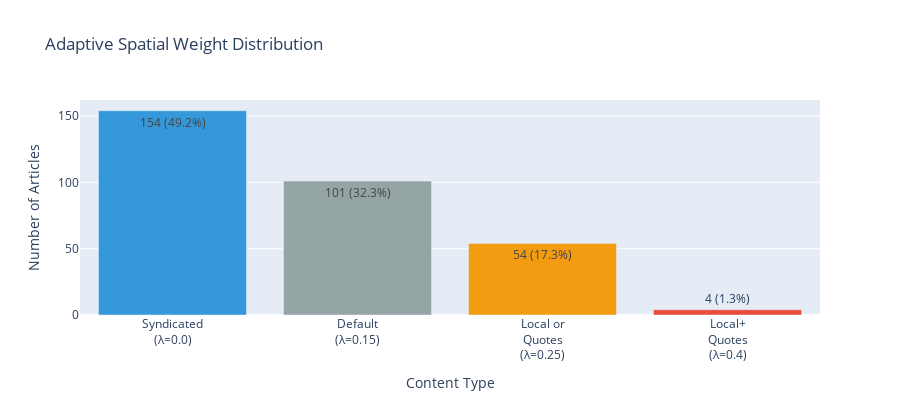

The code cell stored with this chart in its notebook:
### Code cell
from adaptive_weighting import AdaptiveWeightCalculator
import plotly.graph_objects as go

print("\n" + "="*80)
print("🔧 ADAPTIVE SPATIAL WEIGHTING")
print("="*80)

print("\n💡 Key Innovation:")
print("   Fixed λ=0.15 treats all content the same.")
print("   Adaptive λ adjusts based on content type:")
print("     • Syndicated wire content → λ=0.0 (geography irrelevant)")
print("     • Local news with quotes → λ=0.4 (strong regional focus)")
print("     • Mixed/default → λ=0.15 (balanced)")

# Initialize calculator
weight_calculator = AdaptiveWeightCalculator()

# Calculate adaptive weights
df_enriched['lambda_spatial'] = weight_calculator.calculate_all_lambdas(df_enriched)

# Show distribution
print(f"\n📊 Adaptive Weight Statistics:")
lambda_dist = df_enriched['lambda_spatial'].value_counts().sort_index()
for lambda_val, count in lambda_dist.items():
    pct = 100 * count / len(df_enriched)
    if lambda_val == 0.0:
        label = "Syndicated"
    elif lambda_val == 0.4:
        label = "Local+Quotes"
    elif lambda_val == 0.25:
        label = "Local or Quotes"
    else:
        label = "Default"
    print(f"  λ={lambda_val:.2f} ({label:15s}): {count:3d} articles ({pct:5.1f}%)")

print(f"\n📈 Mean adaptive weight: {df_enriched['lambda_spatial'].mean():.3f}")

# Visualize distribution
if ENABLE_ADVANCED_VIZ:
    lambda_counts = [
        (df_enriched['lambda_spatial'] == 0.0).sum(),
        (df_enriched['lambda_spatial'] == 0.15).sum(),
        (df_enriched['lambda_spatial'] == 0.25).sum(),
        (df_enriched['lambda_spatial'] == 0.4).sum(),
    ]
    
    fig_weights = go.Figure(data=[
        go.Bar(
            x=['Syndicated<br>(λ=0.0)', 'Default<br>(λ=0.15)', 'Local or<br>Quotes<br>(λ=0.25)', 'Local+<br>Quotes<br>(λ=0.4)'],
            y=lambda_counts,
            marker_color=['#3498db', '#95a5a6', '#f39c12', '#e74c3c'],
            text=[
                f"{lambda_counts[0]} ({100*lambda_counts[0]/len(df_enriched):.1f}%)",
                f"{lambda_counts[1]} ({100*lambda_counts[1]/len(df_enriched):.1f}%)",
                f"{lambda_counts[2]} ({100*lambda_counts[2]/len(df_enriched):.1f}%)",
                f"{lambda_counts[3]} ({100*lambda_counts[3]/len(df_enriched):.1f}%)",
            ],
            textposition='auto'
        )
    ])
    
    fig_weights.update_layout(
        title='Adaptive Spatial Weight Distribution',
        xaxis_title='Content Type',
        yaxis_title='Number of Articles',
        height=400,
        showlegend=False
    )
    
    fig_weights.show()

# Sample articles by category
print("\n📰 Sample Articles by Category:")

syndicated = df_enriched[df_enriched['lambda_spatial'] == 0.0]
if len(syndicated) > 0:
    print(f"\n  Syndicated (λ=0.0): {len(syndicated)} articles")
    for idx, row in syndicated.head(3).iterrows():
        print(f"    • {row['source']}: {row['title'][:70]}...")

local_quotes = df_enriched[df_enriched['lambda_spatial'] == 0.4]
if len(local_quotes) > 0:
    print(f"\n  Local+Quotes (λ=0.4): {len(local_quotes)} articles")
    for idx, row in local_quotes.head(3).iterrows():
        print(f"    • {row['source']}: {row['title'][:70]}...")

print("\n✓ Adaptive weighting complete!")
print(f"  Ready for clustering with content-aware spatial weights")

### Figure 1 — Plotly figure (JSON) as saved in the notebook; plotly's stock layout.template omitted (floating-point values rounded to 4 significant figures)
{"data": [{"marker": {"color": ["#3498db", "#95a5a6", "#f39c12", "#e74c3c"]}, "text": ["154 (49.2%)", "101 (32.3%)", "54 (17.3%)", "4 (1.3%)"], "textposition": "auto", "type": "bar", "x": ["Syndicated<br>(λ=0.0)", "Default<br>(λ=0.15)", "Local or<br>Quotes<br>(λ=0.25)", "Local+<br>Quotes<br>(λ=0.4)"], "y": [154, 101, 54, 4]}], "layout": {"height": 400, "showlegend": false, "title": {"text": "Adaptive Spatial Weight Distribution"}, "xaxis": {"title": {"text": "Content Type"}}, "yaxis": {"title": {"text": "Number of Articles"}}}}
